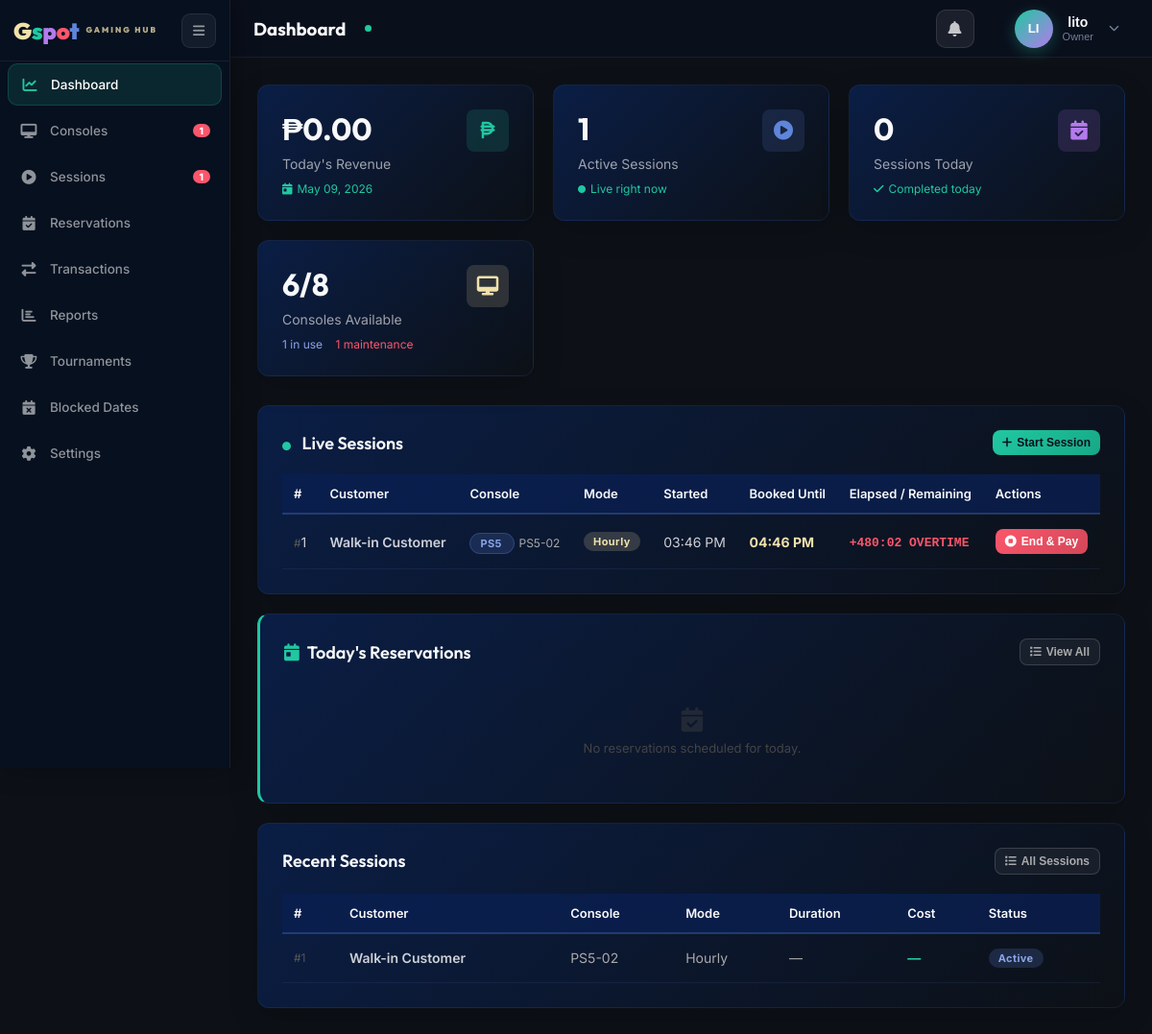
Screenshot of /admin.php (signed in) with the database file from the repository.
### tables this page shows
CREATE TABLE `users` (
  `user_id` int(11) NOT NULL,
  `email` varchar(100) NOT NULL,
  `password_hash` varchar(255) NOT NULL,
  `full_name` varchar(100) NOT NULL,
  `phone` varchar(20) DEFAULT NULL,
  `role` enum('customer','shopkeeper','owner','walkin') NOT NULL DEFAULT 'customer',
  `status` enum('active','inactive') NOT NULL DEFAULT 'active',
  `email_verified` tinyint(1) NOT NULL DEFAULT 0,
  `verification_token` varchar(64) DEFAULT NULL,
  `verification_expires` datetime DEFAULT NULL,
  `reset_token` varchar(64) DEFAULT NULL,
  `reset_expires` datetime DEFAULT NULL,
  `created_at` datetime NOT NULL DEFAULT current_timestamp(),
  `consecutive_cancellations` tinyint(3) UNSIGNED NOT NULL DEFAULT 0,
  `reservation_banned_until` datetime DEFAULT NULL
);

CREATE TABLE `gaming_sessions` (
  `session_id` int(11) NOT NULL,
  `user_id` int(11) NOT NULL,
  `console_id` int(11) NOT NULL,
  `rental_mode` enum('hourly','open_time','unlimited') NOT NULL,
  `planned_minutes` int(11) DEFAULT NULL,
  `start_time` datetime NOT NULL DEFAULT current_timestamp(),
  `end_time` datetime DEFAULT NULL,
  `duration_minutes` int(11) DEFAULT NULL,
  `hourly_rate` decimal(10,2) NOT NULL DEFAULT 0.00,
  `total_cost` decimal(10,2) DEFAULT NULL,
  `status` enum('active','completed','cancelled') NOT NULL DEFAULT 'active',
  `payment_status` enum('paid','unpaid','partial') DEFAULT NULL,
  `created_by` int(11) NOT NULL,
  `created_at` datetime NOT NULL DEFAULT current_timestamp(),
  `extended_minutes` int(11) NOT NULL DEFAULT 0 COMMENT 'Total minutes added via approved extensions',
  `source_reservation_id` int(11) DEFAULT NULL
);

CREATE TABLE `consoles` (
  `console_id` int(11) NOT NULL,
  `console_name` varchar(50) NOT NULL,
  `console_type` varchar(50) NOT NULL,
  `unit_number` varchar(20) NOT NULL,
  `controller_count` int(11) DEFAULT 2,
  `status` enum('available','in_use','maintenance','archived') NOT NULL DEFAULT 'available',
  `hourly_rate` decimal(10,2) NOT NULL DEFAULT 0.00,
  `created_at` datetime NOT NULL DEFAULT current_timestamp()
);

### admin.php (shortened to what the rows shown need)
<?php
require_once __DIR__ . '/includes/session_helper.php';
require_once __DIR__ . '/includes/db_functions.php';
$user = getCurrentUser();
$activeSessions  = getActiveSessions();
$stmt = $conn->prepare(
    "SELECT gs.*, u.full_name AS customer_name, c.console_name, c.unit_number, c.console_type,
            gs.source_reservation_id,
            COALESCE(r.downpayment_amount, 0) AS reservation_downpayment,
            COALESCE((SELECT SUM(t.amount) FROM transactions t WHERE t.session_id = gs.session_id AND t.amount > 0), 0) AS upfront_paid,
            COALESCE((SELECT SUM(ABS(t.amount)) FROM transactions t WHERE t.session_id = gs.session_id AND t.amount < 0), 0) AS refunded_amount,
            COALESCE((SELECT SUM(ar.extra_cost) FROM additional_requests ar WHERE ar.session_id = gs.session_id AND ar.status = 'approved'), 0) AS approved_extras
     FROM gaming_sessions gs
     JOIN users u ON gs.user_id = u.user_id
     JOIN consoles c ON gs.console_id = c.console_id
     LEFT JOIN reservations r ON r.reservation_id = gs.source_reservation_id
     ORDER BY
         CASE WHEN gs.status = 'active' THEN 0 ELSE 1 END ASC,
         CASE
             WHEN gs.status = 'active' AND gs.planned_minutes IS NOT NULL
                 THEN DATE_ADD(gs.start_time, INTERVAL gs.planned_minutes MINUTE)
             WHEN gs.status = 'active'
                 THEN DATE_ADD(gs.start_time, INTERVAL 9999 MINUTE)
             ELSE NULL
         END ASC,
         gs.created_at DESC
     LIMIT 50"
);
$stmt->execute();
$recentSessions = $stmt->get_result()->fetch_all(MYSQLI_ASSOC);
$settingsKeys = ['ps5_hourly_rate','xbox_hourly_rate','unlimited_rate','controller_rental_fee',
                 'business_hours_open','business_hours_close','shop_name','shop_address','shop_phone',
                 'bonus_paid_minutes','bonus_free_minutes','max_hourly_minutes','session_min_charge'];
$settings = [];
foreach ($settingsKeys as $k) {
    $settings[$k] = getSetting($k);
}
?>
<!DOCTYPE html>
<html lang="en">
<head>
    <link href="assets/fonts/inter/inter.css" rel="stylesheet">
    <link href="assets/fonts/outfit/outfit.css" rel="stylesheet">
    <link rel="stylesheet" href="assets/libs/fontawesome/css/all.min.css">
    <link rel="stylesheet" href="assets/css/style.css">
    <link rel="stylesheet" href="assets/css/admin.css?v=<?= time() ?>">
</head>
<body>
<div class="topbar">
    <div class="topbar-right">
        <div class="admin-user-dropdown" id="adminUserDropdown" style="margin-left:12px; cursor:pointer;">
            <button class="admin-user-toggle" id="adminUserBtn" style="cursor:pointer; pointer-events:auto;">
                <div>
                    <div style="font-weight:600;font-size:14px;line-height:1.2"><?= htmlspecialchars($user['full_name']) ?></div>
                    <div style="font-size:11px;color:#718096"><?= getRoleBadge() ?></div>
                </div>
            </button>
        </div>
    </div>
</div>
<div class="main-content">
<?php include __DIR__ . '/admin_sections/dashboard.php'; ?>
</div>
</body>
</html>

### admin_sections/dashboard.php (shortened to what the rows shown need)
<div class="page active" id="dashboard">
    <div class="card">
        <?php if (empty($activeSessions)): ?>
            <div class="empty-state">
                <i class="fas fa-couch"></i>
                <p>No active sessions right now</p>
            </div>
        <?php else: ?>
        <table class="data-table">
            <thead><tr><th>#</th><th>Customer</th><th>Console</th><th>Mode</th><th>Started</th><th>Booked Until</th><th>Elapsed / Remaining</th><th>Actions</th></tr></thead>
            <tbody>
            <?php foreach ($activeSessions as $sess): ?>
            <tr>
                <td><span style="color:#555;font-size:12px">#</span><?= $sess['session_id'] ?></td>
                <td style="font-weight:600"><?= htmlspecialchars($sess['customer_name']) ?></td>
                <td>
                    <?php
                        $tL = strtolower($sess['console_type']);
                        $bC = (str_contains($tL, 'ps5')) ? 'ps5' : ((str_contains($tL, 'ps4')) ? 'ps4' : 'xbox');
                    ?>
                    <span class="console-type-badge <?= $bC ?>">
                        <?= $sess['console_type'] ?>
                    </span>
                    <span style="color:#aaa;font-size:12px;margin-left:4px"><?= htmlspecialchars($sess['unit_number']) ?></span>
                </td>
                <td><span class="badge pending"><?= match($sess['rental_mode']) { 'open_time' => 'Open Time', default => ucfirst($sess['rental_mode']) } ?></span></td>
                <td><?= date('h:i A', strtotime($sess['start_time'])) ?></td>
                <td>
                    <?php if ($sess['rental_mode'] === 'hourly' && $sess['planned_minutes']):
                        $bookedEndDt = new DateTime($sess['start_time'], new DateTimeZone('Asia/Manila'));
                        $bookedEndDt->modify('+' . $sess['planned_minutes'] . ' minutes');
                    ?>
                        <span style="color:#f1e1aa;font-weight:700"><?= $bookedEndDt->format('h:i A') ?></span>
                    <?php else: ?>—<?php endif; ?>
                </td>
                <td><span class="session-timer"
                    data-start="<?= $sess['start_time'] ?>"
                    data-planned="<?= $sess['planned_minutes'] ?? '' ?>"
                    data-session-id="<?= $sess['session_id'] ?>"
                    data-mode="<?= $sess['rental_mode'] ?>"
                    data-start-ts="<?= strtotime($sess['start_time']) ?>"
                    data-upfront-paid="<?= (float)($sess['upfront_paid'] ?? 0) ?>"
                    data-unlimited-rate="<?= (float)($settings['unlimited_rate'] ?? 300) ?>"
                    data-booked-minutes="<?= (int)($sess['planned_minutes'] ?? 0) ?>"
                    data-customer="<?= htmlspecialchars(addslashes($sess['customer_name'])) ?>"
                    data-unit="<?= htmlspecialchars(addslashes($sess['unit_number'])) ?>">—</span></td>
                <td>
                    <button class="btn-dang btn-sm" title="End & Collect Payment"
                        onclick="openEndSessionModal(
                        <?= $sess['session_id'] ?>,
                        '<?= htmlspecialchars(addslashes($sess['customer_name'])) ?>',
                        '<?= htmlspecialchars(addslashes($sess['unit_number'])) ?>',
                        '<?= $sess['rental_mode'] ?>',
                        <?= strtotime($sess['start_time']) ?>,
                        <?= (int)($sess['planned_minutes'] ?? 0) ?>,
                        <?= (float)($sess['upfront_paid'] ?? 0) ?>,
                        <?= (float)($sess['reservation_downpayment'] ?? 0) ?>,
                        <?= (float)($settings['unlimited_rate'] ?? 300) ?>,
                        <?= (int)($sess['source_reservation_id'] ?? 0) ?>)">
                        <i class="fas fa-stop-circle"></i> End &amp; Pay
                    </button>
                </td>
            </tr>
            <?php endforeach; ?>
            </tbody>
        </table>
        <?php endif; ?>
    </div>
    <div class="card">
        <table class="data-table">
            <thead><tr><th>#</th><th>Customer</th><th>Console</th><th>Mode</th><th>Duration</th><th>Cost</th><th>Status</th></tr></thead>
            <tbody>
            <?php foreach (array_slice($recentSessions, 0, 6) as $sess): ?>
            <tr>
                <td style="color:#555;font-size:12px">#<?= $sess['session_id'] ?></td>
                <td style="font-weight:600"><?= htmlspecialchars($sess['customer_name']) ?></td>
                <td style="color:#aaa"><?= htmlspecialchars($sess['unit_number']) ?></td>
                <td style="color:#aaa"><?= match($sess['rental_mode']) { 'open_time' => 'Open Time', default => ucfirst($sess['rental_mode']) } ?></td>
                <td style="color:#aaa"><?= $sess['duration_minutes'] !== null ? ($sess['duration_minutes'] > 0 ? $sess['duration_minutes'].' min' : '< 1 min') : '—' ?></td>
                <td style="color:#20c8a1;font-weight:700"><?= $sess['total_cost'] ? '₱'.number_format($sess['total_cost'],2) : '—' ?></td>
                <td><span class="badge <?= $sess['status'] ?>"><?= ucfirst($sess['status']) ?></span></td>
            </tr>
            <?php endforeach; ?>
            </tbody>
        </table>
    </div>
</div>

### rows the page displays
users: full_name "lito"
gaming_sessions: session_id "1", user.full_name "Walk-in Customer", console.console_type "PS5", console.unit_number "PS5-02", rental_mode "Hourly", start_time "03:46 PM", $bookedEndDt->format('h:i A') "04:46 PM", status "Active"

### other values shown
$maintenanceCount "1"
$activeCount "1"
getUserInitials() "LI"
getRoleBadge() "Owner"
$todayRevenue "0.00"
$todayBookings "0"
$availableCount "6"
count($allConsoles) "8"
$inUseCount "1"
